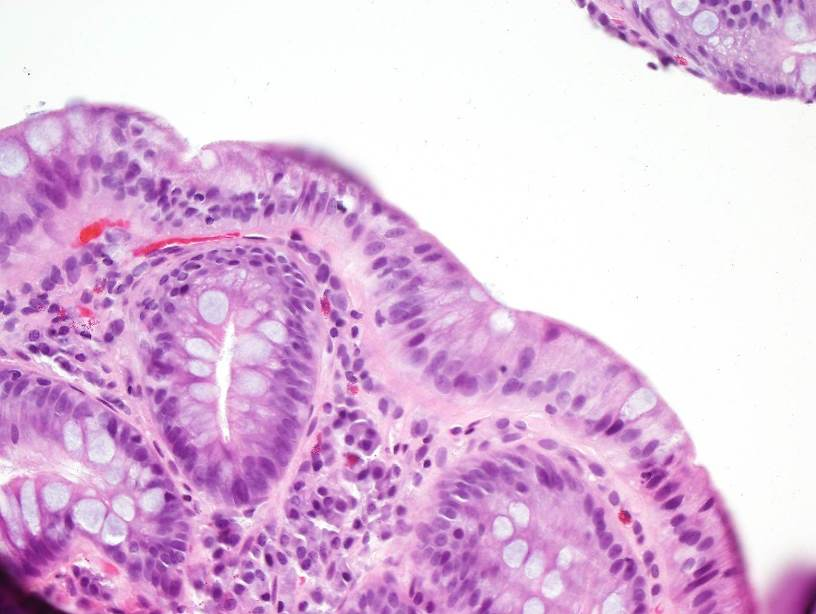
//> input picture code/test1.bmp, 816 x 614 px
$ ./sharpen test1.bmp 100   (built with g++ and OpenCV 4)
//> lines starting //> are read from the running program, lines starting //| are printed output that depends on the picture; after the words box and inside, x2 and y2 are one past the last pixel; in counts of white or black regions, pixels touching at a corner belong together
### code/pixel.h
class pixel;
class pixel_primitive;
class imageGrid;
class mask;

struct v2 {
	unsigned int coord[2];
	v2(unsigned int y, unsigned int x){
		coord[0] = y;
		coord[1] = x;
	}
};

typedef double pixelPrecision;

bool operator<(const pixel& p1, const pixel& p2);

//pixel stores high precision pixel data during
//mathematical operations to avoid overflows
class pixel {
	public:
		pixel();
		pixel(int R, int G, int B);
		pixel operator+(const pixel& neighbor);
		pixel operator+(const double& brightness);
		pixel operator-(const pixel& neighbor);
		pixel operator/(const double& denom);
		pixel operator*(const double& m);
		pixel operator*(const pixel& m);
		friend bool operator<(const pixel& p1, const pixel& p2);
		friend bool operator>(const pixel& p1, const pixel& p2);
		bool operator<=(pixel& m);
		bool operator<(pixel& m);
		bool operator>=(pixel& m);
		bool operator>(pixel& m);
		bool operator==(pixel& m);
		pixel lux();
		pixel unlux();
		pixel root();
		pixel negative();
		pixel mixP(double p);
		pixel_primitive toPixelPrimitive();
		pixel RGB_toHSI();
		pixel HSI_toRGB();
		pixel toGrey();
		pixelPrecision getAvgIntensity();
		pixel toBinary(pixelPrecision threshold);
	private:
		static const int PIX_ARR_SIZE = 3;
		pixelPrecision rgb[PIX_ARR_SIZE];
};

//pixel primitive is a type with size and alignment matching native pixel
//implementation and provides a mechanism for casting to higher precision type
class pixel_primitive {
	public:
		pixel toPixel();
		friend pixel_primitive pixel::toPixelPrimitive();
	private:
		static const int pp_size = 3;
		unsigned char rgb[pp_size];
};

//imageGrid stores a copy of an imageGrid to be operated upon and allows copying
//back to imageGrid buffer following operations
class imageGrid {
	public:
		imageGrid();
		imageGrid(const imageGrid& other);
		imageGrid(imageGrid& other);
		imageGrid(unsigned height, unsigned width, unsigned char* old_data);
		~imageGrid();
		imageGrid& operator=(const imageGrid& other);
		void multiply(mask& _mask);
		void negative();
		void dilate(mask& _mask);
		void opening(mask& _mask);
		void closing(mask& _mask);
		void morph_gradient(mask& _mask);
		void dilateBinary(mask& _mask);
		void erode(mask& _mask);
		void erodeBinary(mask& _mask);
		void medianFilter(unsigned int width = 3);
		void sobel();
		unsigned int countClusters();
		void clustering();
		void clusterPixel(unsigned int y, unsigned int x, unsigned int root);
		pixel multiplyPixel(unsigned int y, unsigned int x, mask& _mask);
		pixel dilatePixel(unsigned int y, unsigned int x, mask& _mask);
		pixel dilatePixelBinary(unsigned int y, unsigned int x, mask& _mask, pixelPrecision threshold);
		pixel erodePixel(unsigned int y, unsigned int x, mask& _mask);
		pixel erodePixelBinary(unsigned int y, unsigned int x, mask& _mask, pixelPrecision threshold);
		pixel medianFiltered(unsigned int y, unsigned int x, unsigned int width);
		void RGB_toHSI();
		void HSI_toRGB();
		void lux();
		void unlux();
		void toGrey();
		void toBinary();
		pixelPrecision getAvgIntensity();
		void subtract(imageGrid& other);
		void add(imageGrid& other);
		void mixP(double p);
		void mixWith(imageGrid& other, double other_ratio = 0.5);
		void geometricMix(imageGrid& other);
		void commitImageGrid(unsigned char* old_data);
		void cutWithImage(imageGrid& logical_mask);
	private:
		unsigned int h;
		unsigned int w;
		pixel** img;
};

//mask stores data for square masks filters
class mask {
	public:
		mask();
		mask(unsigned int width, unsigned int listLength, double* initList, double coefficient = 1.0);
		friend pixel imageGrid::multiplyPixel(unsigned int y, unsigned int x, mask& _mask);
		friend pixel imageGrid::dilatePixel(unsigned int y, unsigned int x, mask& _mask);
		friend pixel imageGrid::dilatePixelBinary(unsigned int y, unsigned int x, mask& _mask, pixelPrecision threshold);
		friend pixel imageGrid::erodePixel(unsigned int y, unsigned int x, mask& _mask);
		friend pixel imageGrid::erodePixelBinary(unsigned int y, unsigned int x, mask& _mask, pixelPrecision threshold);
		friend pixel imageGrid::medianFiltered(unsigned int y, unsigned int x, unsigned int width);
		static double LOG(double x, double y, double sigma);
		static mask makeLOG(int width, double sigma);
		~mask();
		mask& operator=(const mask& other);
	private:
		unsigned int w;
		double** maskVals;
};

### code/pixel.cpp
#include <assert.h>
#include <math.h>
#include <iostream>
#include <vector>
#include <set>
#include <algorithm>

#include "pixel.h"

#define MAX_CHAR (~((unsigned char) 0))

#define MAX(a,b) ((a > b)? a : b)
#define MIN(a,b) ((a < b)? a : b)
#define RANGE(LOW, X, HIGH) MAX(MIN(X, HIGH), 0)
#define MAX_COLOR (255.0)
#define CAP(X) RANGE(0, X, MAX_COLOR)
#define NUM_COLORS (3.0)
#define PI (3.141592653589793238462643383279502)
#define tPI (2 * PI)
#define EPS (2.71828182846)

extern double img_percent_threshold;
using namespace std;

enum BGR {
	RGB_B = 0,
	RGB_G = 1,
	RGB_R = 2
};

enum HSI {
	HSI_H = RGB_R,
	HSI_S = RGB_G,
	HSI_I = RGB_B
};

pixel::pixel(int R, int G, int B) {
	rgb[RGB_R] = R;
	rgb[RGB_G] = G;
	rgb[RGB_B] = B;
}

pixel::pixel() {
	rgb[RGB_R] = 0;
	rgb[RGB_G] = 0;
	rgb[RGB_B] = 0;
}

// [15 lines left out: functions lux, unlux, not called in this run]

pixel pixel::toGrey() {
	pixelPrecision R = ( rgb[RGB_R] + rgb[RGB_G] + rgb[RGB_B] ) / 3.0;
	pixelPrecision G = ( rgb[RGB_R] + rgb[RGB_G] + rgb[RGB_B] ) / 3.0;
	pixelPrecision B = ( rgb[RGB_R] + rgb[RGB_G] + rgb[RGB_B] ) / 3.0;
	pixel p(R, G, B);
	return p;
}

// [7 lines left out: function negative, not called in this run]

pixel pixel::toBinary(pixelPrecision threshold) {
	pixel p = this->toGrey();
	pixelPrecision binVal = ((p.getAvgIntensity() >= threshold) ? MAX_COLOR : 0 );
	pixel retVal(binVal, binVal, binVal);
	return retVal;
}

// [74 lines left out: functions inBounds, RGB_toHSI, HSI_toRGB, not called in this run]

pixelPrecision pixel::getAvgIntensity() {
	return toGrey().rgb[RGB_R];
}

bool pixel::operator<=(pixel& m) {
	pixel& p1 = *this;
	pixel& p2 = m;
	unsigned long i1 = ((int(p1.rgb[RGB_R]) << 16) ^ (int(p1.rgb[RGB_G]) << 8) ^ int(p1.rgb[RGB_B]));
	unsigned long i2 = ((int(p2.rgb[RGB_R]) << 16) ^ (int(p2.rgb[RGB_G]) << 8) ^ int(p2.rgb[RGB_B]));
	return i1 <= i2;
}

bool pixel::operator<(pixel& m) {
	pixel& p1 = *this;
	pixel& p2 = m;
	unsigned long i1 = ((int(p1.rgb[RGB_R]) << 16) ^ (int(p1.rgb[RGB_G]) << 8) ^ int(p1.rgb[RGB_B]));
	unsigned long i2 = ((int(p2.rgb[RGB_R]) << 16) ^ (int(p2.rgb[RGB_G]) << 8) ^ int(p2.rgb[RGB_B]));
	return i1 < i2;
}

bool pixel::operator>=(pixel& m) {
	pixel& p1 = *this;
	pixel& p2 = m;
	unsigned long i1 = ((int(p1.rgb[RGB_R]) << 16) ^ (int(p1.rgb[RGB_G]) << 8) ^ int(p1.rgb[RGB_B]));
	unsigned long i2 = ((int(p2.rgb[RGB_R]) << 16) ^ (int(p2.rgb[RGB_G]) << 8) ^ int(p2.rgb[RGB_B]));
	return i1 >= i2;
}

bool pixel::operator>(pixel& m) {
	pixel& p1 = *this;
	pixel& p2 = m;
	unsigned long i1 = ((int(p1.rgb[RGB_R]) << 16) ^ (int(p1.rgb[RGB_G]) << 8) ^ int(p1.rgb[RGB_B]));
	unsigned long i2 = ((int(p2.rgb[RGB_R]) << 16) ^ (int(p2.rgb[RGB_G]) << 8) ^ int(p2.rgb[RGB_B]));
	return i1 > i2;
}

bool pixel::operator==(pixel& m) {
	pixel& p1 = *this;
	pixel& p2 = m;
	unsigned long i1 = ((int(p1.rgb[RGB_R]) << 16) ^ (int(p1.rgb[RGB_G]) << 8) ^ int(p1.rgb[RGB_B]));
	unsigned long i2 = ((int(p2.rgb[RGB_R]) << 16) ^ (int(p2.rgb[RGB_G]) << 8) ^ int(p2.rgb[RGB_B]));
	return i1 == i2;
}

bool operator<(const pixel& p1, const pixel& p2) {
	unsigned long i1 = ((int(p1.rgb[RGB_R]) << 16) ^ (int(p1.rgb[RGB_G]) << 8) ^ int(p1.rgb[RGB_B]));
	unsigned long i2 = ((int(p2.rgb[RGB_R]) << 16) ^ (int(p2.rgb[RGB_G]) << 8) ^ int(p2.rgb[RGB_B]));
	return i1 < i2;
}

bool operator>(const pixel& p1, const pixel& p2) {
	unsigned long i1 = ((int(p1.rgb[RGB_R]) << 16) ^ (int(p1.rgb[RGB_G]) << 8) ^ int(p1.rgb[RGB_B]));
	unsigned long i2 = ((int(p2.rgb[RGB_R]) << 16) ^ (int(p2.rgb[RGB_G]) << 8) ^ int(p2.rgb[RGB_B]));
	return i1 > i2;
}

pixel pixel::operator+(const double& brightness){
	pixelPrecision R = rgb[RGB_R] + brightness;
	pixelPrecision G = rgb[RGB_G] + brightness;
	pixelPrecision B = rgb[RGB_B] + brightness;
	return pixel(R, G, B);
}

pixel pixel::operator+(const pixel& neighbor){
	pixelPrecision R = rgb[RGB_R] + neighbor.rgb[RGB_R];
	pixelPrecision G = rgb[RGB_G] + neighbor.rgb[RGB_G];
	pixelPrecision B = rgb[RGB_B] + neighbor.rgb[RGB_B];
	return pixel(R, G, B);
}

pixel pixel::operator-(const pixel& neighbor){
	pixelPrecision R = rgb[RGB_R] - neighbor.rgb[RGB_R];
	pixelPrecision G = rgb[RGB_G] - neighbor.rgb[RGB_G];
	pixelPrecision B = rgb[RGB_B] - neighbor.rgb[RGB_B];
	return pixel(R, G, B);
}

pixel pixel::operator/(const double& denom){
	assert(denom != 0.0);
	return (*this) * (1.0 / denom);
}

pixel pixel::operator*(const double& m){
	pixelPrecision R = rgb[RGB_R] * m;
	pixelPrecision G = rgb[RGB_G] * m;
	pixelPrecision B = rgb[RGB_B] * m;
	return pixel(R, G, B);
}

pixel pixel::operator*(const pixel& m) {
	pixelPrecision R = rgb[RGB_R] * rgb[RGB_R];
	pixelPrecision G = rgb[RGB_G] * rgb[RGB_G];
	pixelPrecision B = rgb[RGB_B] * rgb[RGB_B];
	return pixel(R, G, B);
}

// [13 lines left out: functions root, mixP, not called in this run]

pixel_primitive pixel::toPixelPrimitive() {
	pixel_primitive p;
	p.rgb[RGB_B] = CAP(rgb[RGB_B]);
	p.rgb[RGB_G] = CAP(rgb[RGB_G]);
	p.rgb[RGB_R] = CAP(rgb[RGB_R]);
	return p;
}

// [4 lines left out: function mask, not called in this run]

mask::mask(unsigned int width, unsigned int listLength, double* initList, double coefficient) {
	assert((width * width) == listLength);
	w = width;
	double* curr = initList;
	maskVals = new double*[width];
	for (unsigned int i = 0; i < width; i++) {
		maskVals[i] = new double[width];
		for (unsigned int j = 0; j < width; j++) {
			maskVals[i][j] = (*(curr++)) * coefficient;
		}
	}
}

mask::~mask() {
	for (unsigned int i = 0; i < w; i++){
		delete[] maskVals[i];
	}
	delete[] maskVals;
}

mask& mask::operator=(const mask& other) {
	if (NULL != this->maskVals){
		for (unsigned int i = 0; i < w; i++) {
			delete[] this->maskVals[i];
			maskVals[i] = NULL;
		}
		delete[] maskVals;
		maskVals = NULL;
	}
	w = other.w;
	maskVals = new double*[w];
	for (unsigned int i = 0; i < w; i++) {
		maskVals[i] = new double[w];
		for (unsigned int j = 0; j < w; j++) {
			maskVals[i][j] = other.maskVals[i][j];
		}
	}
	return *this;
}

// [48 lines left out: functions LOG, makeLOG, not called in this run]

pixel pixel_primitive::toPixel() {
	return pixel(MAX(rgb[RGB_R], 0), MAX(rgb[RGB_G], 0), MAX(rgb[RGB_B], 0));
}

imageGrid::imageGrid(unsigned height, unsigned width, unsigned char* old_data) {
	pixel_primitive* old = (pixel_primitive*) old_data;
	h = height;
	w = width;
	img = new pixel*[height];
	for (unsigned int i = 0; i < h; i++) {
		img[i] = new pixel[width];
		for (unsigned int j = 0; j < w; j++) {
			img[i][j] = (old++)->toPixel();
		}
	}
}

imageGrid::imageGrid() {
	img = NULL;
	h = 0;
	w = 0;
}

// [11 lines left out: function imageGrid, not called in this run]

imageGrid::imageGrid(imageGrid& other) {
	h = other.h;
	w = other.w;
	img = new pixel*[h];
	for (unsigned int i = 0; i < h; i++) {
		img[i] = new pixel[w];
		for (unsigned int j =0; j < w; j++) {
			img[i][j] = other.img[i][j];
		}
	}
}

imageGrid::~imageGrid() {
	if (NULL != img) {
		for (unsigned int i = 0; i < h; i++) {
			if (NULL != img[i]) {
				delete[] img[i];
			}
		}
		delete[] img;
	}
}

// [14 lines left out: functions RGB_toHSI, HSI_toRGB, not called in this run]

imageGrid& imageGrid::operator=(const imageGrid& other) {
	if (NULL != img){
		for (unsigned int i = 0; i < h; i++) {
			if (NULL != img[i]){
				delete[] img[i];
			}
			img[i] = NULL;
		}
		delete[] img;
		img = NULL;
	}
	h = other.h;
	w = other.w;
	img = new pixel*[h];
	for (unsigned int i = 0; i < h; i++) {
		img[i] = new pixel[w];
		for (unsigned int j = 0; j < w; j++) {
			img[i][j] = other.img[i][j];
		}
	}
	return *this;
}

// [119 lines left out: functions multiply, dilate, dilateBinary, erode, opening, closing and 4 more, not called in this run]

inline unsigned long rootHash(unsigned int i, unsigned int j, unsigned int h, unsigned int w){
	return (MAX_COLOR + (i * w) + j + 1);
}

// [7 lines left out: function colorHash, not called in this run]

int find_pixel(std::vector<pixel>& roots, pixel& p) {
	for (int i = 0; i < roots.size(); i++) {
		if (roots[i] == p) {
			return i;
		}
	}
	return -1;
}

unsigned int imageGrid::countClusters() {
	std::vector<pixel> roots;
	for (unsigned int i = 0; i < h; i++) {
		for (unsigned int j = 0; j < w; j++) {
			if (find_pixel(roots, img[i][j]) == -1 && img[i][j].getAvgIntensity() > 0) {
				roots.push_back(img[i][j]);
			}
			std::sort(roots.begin(), roots.end());
		}
	}
	return roots.size();
}

void imageGrid::clustering() {
	imageGrid buf;
	buf = *this;
	buf.toBinary();

	//iterate over all pixels, and shove large roots into all tree-clusters
	for (unsigned int i = 0; i < h; i++) {
		for (unsigned int j = 0; j < w; j++) {
			buf.clusterPixel(i, j, rootHash(i, j, h, w));
		}
	}

	//iterate over all pixels, and shove large roots into all tree-clusters
	for (unsigned int i = 0; i < h; i++) {
		for (unsigned int j = 0; j < w; j++) {
			double root = buf.img[i][j].getAvgIntensity();
			if (root > 0) {
				buf.img[i][j] = pixel(
					colorHash(root, RGB_R),
					colorHash(root, RGB_G),
					colorHash(root, RGB_B)
				);
			}
		}
	}

	*this = buf;
}

void imageGrid::clusterPixel(unsigned int y, unsigned int x, unsigned int root) {

	assert(y < h && x < w);
	assert(root > MAX_COLOR);
	unsigned int intensity = img[y][x].getAvgIntensity();
	if (intensity <= 0 || (intensity < root && intensity != MAX_COLOR)) {
		return;
	}

	std::vector<v2> cluster;
	cluster.push_back(v2(y, x));

	for (unsigned int i = 0; i < cluster.size(); i++) {
		y = cluster[i].coord[0];
		x = cluster[i].coord[1];
		int my_I = img[y][x].getAvgIntensity();
		img[y][x] = pixel(root, root, root);
		unsigned int y_l = ((y == 0)?(0):(y - 1));
		unsigned int x_l = ((x == 0)?(0):(x - 1));
		unsigned int y_h = MIN(y + 1, h - 1);
		unsigned int x_h = MIN(x + 1, w - 1);
		assert(y_l >= 0 && x_l >= 0 && x_h < w && y_h < h);
		for (unsigned int n_y = y_l; n_y <= y_h; n_y++) {
			for (unsigned int n_x = x_l; n_x <= x_h; n_x++) {		//for each neighbor
				if (n_x == x || n_y == y) {
					int I = img[n_y][n_x].getAvgIntensity();	//downcast intensity
					unsigned int I_delta = MAX(I, my_I) - MIN(I, my_I);
					if (I > root || I == MAX_COLOR) {				//if neighbor larger or just alive
						cluster.push_back(v2(n_y, n_x));
						img[n_y][n_x] = pixel(root, root, root);
					}
				}
			}
		}
	}

	//objects must make up at least X% of image or be discarded (noise)
	if (cluster.size() < (h * w * img_percent_threshold)) {
		for (unsigned int i = 0; i < cluster.size(); i++) {
			y = cluster[i].coord[0];
			x = cluster[i].coord[1];
			img[y][x] = pixel(0, 0, 0);
		}
	}
}

// [97 lines left out: functions multiplyPixel, dilatePixel, dilatePixelBinary, erodePixel, erodePixelBinary, medianFilter, not called in this run]

void imageGrid::cutWithImage(imageGrid& logical_mask) {
	assert(h == logical_mask.h && w == logical_mask.w);
	for (int i = 0; i < h; i++) {
		for (int j = 0; j < w; j++) {
			if (logical_mask.img[i][j].getAvgIntensity() > 0) {

			} else {
				img[i][j] = pixel(0,0,0);
			}
		}
	}
}

// [68 lines left out: functions medianFiltered, mixWith, geometricMix, mixP, lux, unlux, not called in this run]

void imageGrid::toGrey() {
	for (unsigned int i = 0; i < h; i++){
		for (unsigned int j = 0; j < w; j++) {
			img[i][j] = img[i][j].toGrey();
		}
	}
}

void imageGrid::toBinary() {
	pixelPrecision threshold = getAvgIntensity();
	for (unsigned int i = 0; i < h; i++){
		for (unsigned int j = 0; j < w; j++) {
			img[i][j] = img[i][j].toBinary(threshold);
		}
	}
}

// [17 lines left out: functions subtract, add, not called in this run]

pixelPrecision imageGrid::getAvgIntensity() {
	pixelPrecision threshold = 0;
	for (unsigned int i = 0; i < h; i++){
		for (unsigned int j = 0; j < w; j++) {
			threshold += img[i][j].getAvgIntensity();
		}
	}
	threshold /= (h * w);
	return threshold;
}

void imageGrid::commitImageGrid(unsigned char * old_data) {
	pixel_primitive* old = (pixel_primitive*) old_data;
	for (unsigned int i = 0; i < h; i++) {
		for (unsigned int j = 0; j < w; j++) {
			(*old++) = img[i][j].toPixelPrimitive();
		}
	}
}

### code/sharpen.cpp
#include <unistd.h>
#include <string>
#include <opencv2/core/core.hpp>
#include <opencv2/highgui/highgui.hpp>
#include <opencv2/imgproc/imgproc.hpp>

#include <iostream>
#include <iomanip>
#include "pixel.h"

using namespace std;
using namespace cv;

std::string inputName = "";
double img_percent_threshold = 0.025;
int morph_gradient = 0;
int opening_gradient = 0;
bool invertColors = false;
int num_iterations = 1;

struct img_with_count {
    imageGrid img;
    int object_count;
};

double blur_list[] = {  1, 2, 1,
                        2, 4, 2,
                        1, 2, 1  };

double sharp_list[] = {  -1,  -2, -1,
                         -2,  13, -2,
                         -1,  -2, -1  };

double morph_list[] = {  0,  2,  0,
                         2,  8,  2,
                         0,  2,  0  };

mask   blur(sqrt(sizeof(blur_list)  / sizeof(double)), sizeof(blur_list)  / sizeof(double),  blur_list, 1 / 16.0);
mask  sharp(sqrt(sizeof(sharp_list) / sizeof(double)), sizeof(sharp_list) / sizeof(double), sharp_list, 1 /  1.0);
mask  morph(sqrt(sizeof(morph_list) / sizeof(double)), sizeof(morph_list) / sizeof(double), morph_list, 1 /  1.0);

string toString(bool b) {
    return (b ? "TRUE" : "FALSE");
}

// img will exit holding the image before clustering,
// the returned object will hold an the clustered image
img_with_count count_objects(imageGrid& img) {
    img.toGrey();
    for (int j = 0; j < num_iterations; j++) {
        imageGrid gradient_img = img;
        imageGrid closing = img;
        imageGrid opening = img;

        for (int j = 0; j < morph_gradient; j++) {
            gradient_img = img;
            gradient_img.morph_gradient(morph); //get morph gradient
            img.subtract(gradient_img);         //remove morph gradient
        }

        for (int j = 0; j < opening_gradient; j++) {

            img.opening(morph);
            img.erode(morph);                   //erosion of opening
        }
    }

    img_with_count retVal = { img, 0 };
    retVal.img.clustering();
    retVal.object_count = retVal.img.countClusters();
    return retVal;
}

int main(int argc, char **argv) {
    assert(argc > 0);
    if (argc <= 2) {
        cout << "USAGE: skeleton <input file path>\nNumber inputs was " << argc << endl;
        return -1;
    }

    switch (argc){
        default:
        case 7:
            num_iterations = atoi(argv[6]);
        case 6:
            opening_gradient = atoi(argv[5]);
        case 5:
            morph_gradient = atoi(argv[4]);
        case 4:
            assert(atoi(argv[3]) == 1 || atoi(argv[3]) == 0);
            invertColors = (atoi(argv[3]) == 1);
        case 3:
            img_percent_threshold = atof(argv[2]);
        case 2:
            inputName = string(argv[1]);
        break;
        case 1:
            cout << "USAGE: ./sharpen <input file path> <CLUSTER_THRESHOLD> <USE_NEGATIVE> <NUMBER_ITERATIONS>" << endl;
            return -1;
        break;
    }

    Mat original_image  = imread(inputName.c_str(), CV_LOAD_IMAGE_COLOR); //original for display
//> original_image is the input picture: 614 rows x 816 cols, CV_8UC3; mean B, G, R 222.5, 188.6, 223.3
    Mat greyscale_image = imread(inputName.c_str(), CV_LOAD_IMAGE_COLOR); //greyscaled for display
    Mat binary_image    = imread(inputName.c_str(), CV_LOAD_IMAGE_COLOR); //binary for display
    Mat preclust_image  = imread(inputName.c_str(), CV_LOAD_IMAGE_COLOR); //image before clustering
    Mat clust_image     = imread(inputName.c_str(), CV_LOAD_IMAGE_COLOR); //clustered for display
    Mat postclust_image = imread(inputName.c_str(), CV_LOAD_IMAGE_COLOR); //image after cluster trim
    Mat *image = &original_image;

    //Check that the images loaded
    if( NULL ==  original_image.data ||
        NULL == greyscale_image.data ||
        NULL ==    binary_image.data ||
        NULL ==  preclust_image.data ||
        NULL ==     clust_image.data ||
        NULL == postclust_image.data ) {
            cout << "ERROR: Could not load image data." << endl;
            return -1;
    }

    //Create the display window
    namedWindow("Image Object Counter");

    int COUNTS = 1;

    imageGrid original_img(original_image.rows, original_image.step / 3, &original_image.data[0]);
    imageGrid greyscale_img = original_img;
//> in imageGrid, `h = other.h;`: h = 614
//> in imageGrid, `w = other.w;`: w = 816
    if (invertColors) {
        greyscale_img.negative();
    }
    imageGrid    binary_img = greyscale_img;
    imageGrid  preclust_img = greyscale_img;
    imageGrid     clust_img = greyscale_img;
    imageGrid postclust_img = original_img;
    greyscale_img.toGrey();
    binary_img.toBinary();
//> the loop in getAvgIntensity, `for (unsigned int i = 0; i < h; i++)` made 614 passes
//> threshold on passes 1 to 3: 188438, 376323, 564195
//> after the loop in getAvgIntensity, `for (unsigned int i = 0; i < h; i++)`: threshold = 105830877
//> in getAvgIntensity, `threshold /= (h * w);`: threshold = 211.2

    std::cout << "Processing with  Clustering Threshold:\t" << std::fixed << std::setprecision(3) << (img_percent_threshold * 100) << "%" << std::endl;
    std::cout << "Processing with        Image Negative:\t" << toString(invertColors) << std::endl;
    std::cout << "Processing with           N_GRADIENTS:\t" << morph_gradient << std::endl;
    std::cout << "Processing with         M_OC_EROSIONS:\t" << opening_gradient << std::endl;
    std::cout << "Processing with          K_ITERATIONS:\t" << num_iterations << std::endl;

    img_with_count processed_img = count_objects(preclust_img);
//> the loop in count_objects, `for (int j = 0; j < num_iterations; j++)` made 1 pass
//> (h in imageGrid, w in imageGrid, h in imageGrid (second call), w in imageGrid (second call)) on pass 1: (614, 816, 614, 816)
//> in count_objects, `retVal.object_count = retVal.img.countClusters();`: retVal.object_count = 0
    clust_img = processed_img.img;
    postclust_img.cutWithImage(clust_img);

    std::cout << "There are " << processed_img.object_count << " in image.\n";
//| There are 0 in image.

     original_img.commitImageGrid( original_image.data);
    greyscale_img.commitImageGrid(greyscale_image.data);
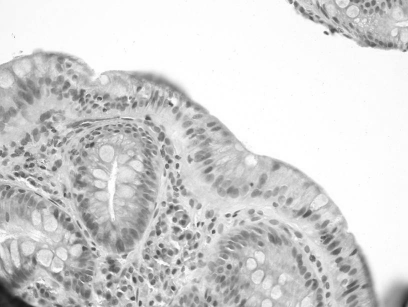
//> greyscale_image: 614 rows x 816 cols, CV_8UC3 (shown at 1/2 size); min 22, max 255, mean 211.2
       binary_img.commitImageGrid(   binary_image.data);
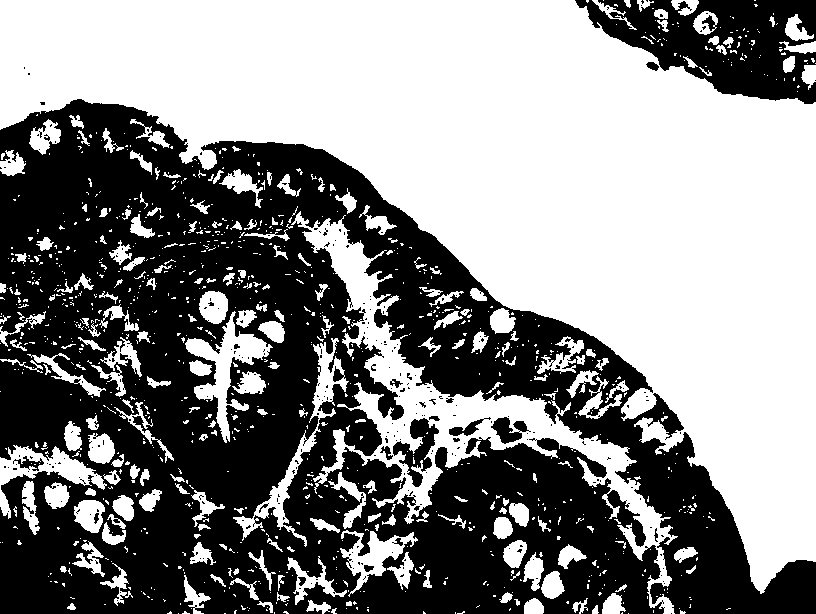
//> binary_image: 614 rows x 816 cols, CV_8UC3; 53.1% white; 296 black regions (275 under 20 px), largest, box (x1, y1, x2, y2) and area: (0, 99, 816, 614) 217251, (575, 0, 816, 104) 14121, (393, 418, 439, 487) 1298
     preclust_img.commitImageGrid( preclust_image.data);
        clust_img.commitImageGrid(    clust_image.data);
//> (the rest of the program and of its run is left out)
